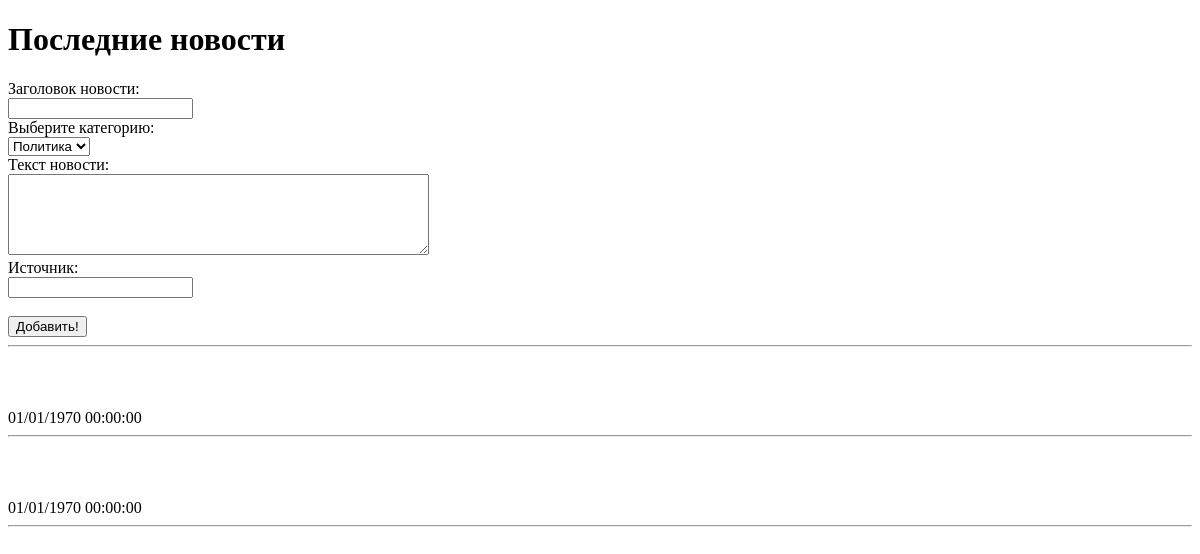
Page /news/news.php on the earlier database version.
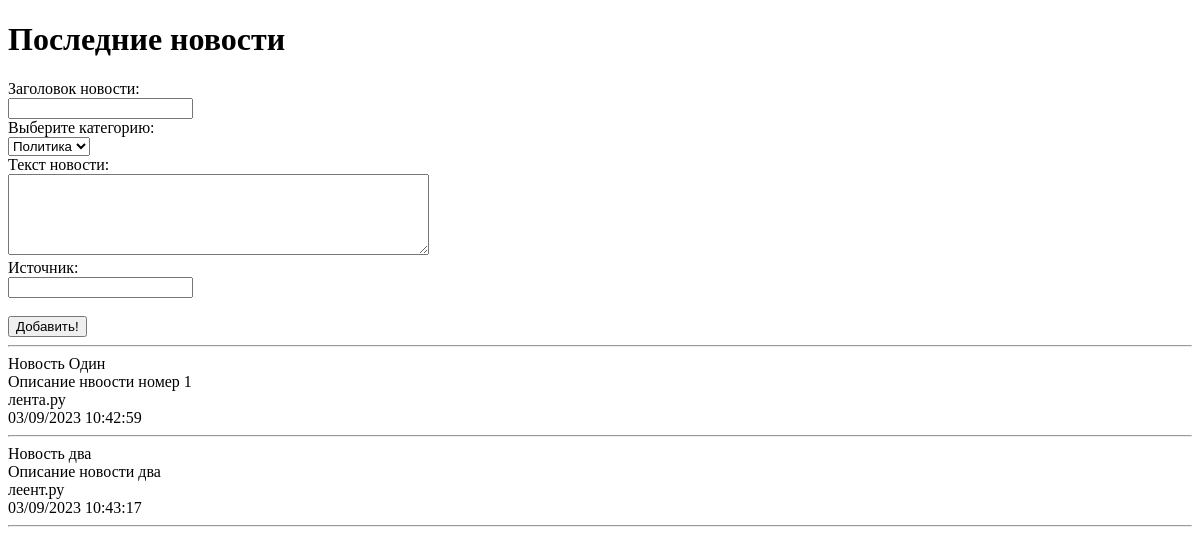
Same page on the later database version.
### tables this page shows
CREATE TABLE msgs(id INTEGER PRIMARY KEY AUTOINCREMENT, title TEXT, category INTEGER, description TEXT, source TEXT, datetime INTEGER);

### news/NewsDB.class.php (called while the page is built, shortened)
<?php
class NewsDB implements INewsDB
{
    public $_db;
    public function __construct()
    {
        $this->_db = new SQLite3(self::DB_NAME);
    }
    public function getNews()
    {
        $sql = "SELECT * FROM msgs";
        $result = $this->_db->query($sql);
        return $this->db2arr($result);
    }
    private function db2arr($data)
    {
        $arr = [];
        while ($row = $data->fetchArray(SQLITE3_ASSOC))
            $arr[] = $row;
        return $arr;
    }
}

### news/get_news.inc.php (the view, shortened to what this page needs)
<?php
$messages=$news->getNews();
    foreach ($messages as $message=>$value){
        echo $value['title']."<br>";
        echo $value['description']."<br>";
        echo $value['source']."<br>";
        echo date('m/d/Y H:i:s', $value['datetime'])."<hr>";
    }

### news/news.php (shortened to what this page needs)
<?php
$news = new NewsDB();
?>
<!DOCTYPE html>
<html>
<head>
</head>
<body>
<h1>Последние новости</h1>
<form action="<?= $_SERVER['PHP_SELF']; ?>" method="post">
    Заголовок новости:<br/>
    <input type="text" name="title"/><br/>
    Выберите категорию:<br/>
    <select name="category">
        <option value="1">Политика</option>
    </select>
    <br/>
    Текст новости:<br/>
    <textarea name="description" cols="50" rows="5"></textarea><br/>
    Источник:<br/>
    <input type="text" name="source"/><br/>
    <br/>
    <input type="submit" value="Добавить!"/>
</form>
<hr>
<?php
require_once 'get_news.inc.php';
?>
</body>
</html>

Differences in the rows shown:
changed msgs: title (not shown) → "Новость Один"; description (not shown) → "Описание нвоости номер 1"; source (not shown) → "лента.ру"; datetime "01/01/1970 00:00:00" → "03/09/2023 10:42:59"
changed msgs: title (not shown) → "Новость два"; description (not shown) → "Описание новости два"; source (not shown) → "леент.ру"; datetime "01/01/1970 00:00:00" → "03/09/2023 10:43:17"
